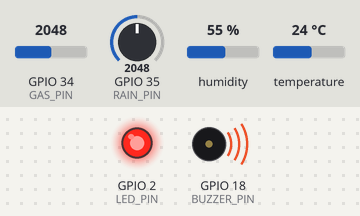
Recording of a sketch running on a simulated ESP32. Shown: output pins drawn as LEDs (lit = HIGH), buzzer (waves = sounding). The inputs (shaded band) are chosen by the test bench; at power-on: GPIO 34 (GAS_PIN) = 2048, temperature 24 °C, GPIO 35 (RAIN_PIN) = 2048, humidity 55 %. WiFi joins after 1.5 s; servers stay silent unless stated; what the sketch prints to the serial monitor is not drawn.

Above: at 3.0 s.
3.1 s: GPIO 34 (GAS_PIN) set to 1959
At 4.2 s:
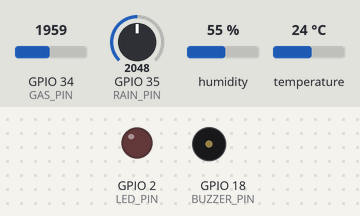
5.3 s: temperature set to 39.3 °C
7.0 s: temperature set to 40.4 °C
At 9.4 s:
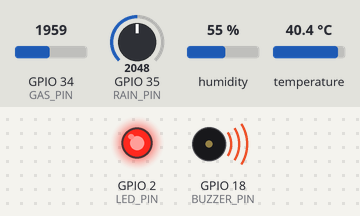
10.4 s: GPIO 35 (RAIN_PIN) set to 2429
11.9 s: GPIO 35 (RAIN_PIN) set to 2535
Timing chart, 0 to 14.9 s (numbered marks = the images above; inputs shaded):
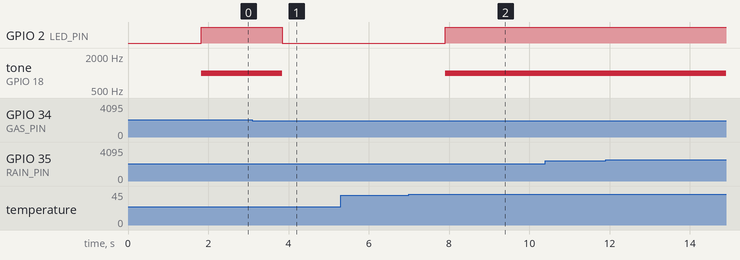

The sketch:

sketch.ino
```cpp
#define BLYNK_TEMPLATE_ID "TMPL3NKb-nHvl"
#define BLYNK_TEMPLATE_NAME "Smart disaster monitoring system"
#define BLYNK_AUTH_TOKEN "Iw40YjdU2JlobkgBjXIMpby8LYO7JuwT"

#include <WiFi.h>
#include <BlynkSimpleEsp32.h>
#include <DHT.h>

#define ssid"Wokwi-GUEST"
#define pass""

// ---------------- Pin Definitions ----------------
#define DHTPIN 4
#define DHTTYPE DHT22

#define GAS_PIN 34
#define RAIN_PIN 35

#define LED_PIN 2
#define BUZZER_PIN 18

// ---------------- Sensor Object ----------------
DHT dht(DHTPIN, DHTTYPE);

// ---------------- Variables ----------------
float temperature = 0;
int gasValue = 0;
int rainValue = 0;

// ---------------- Threshold Values ----------------
const float TEMP_THRESHOLD = 40.0;
const int GAS_THRESHOLD = 2000;
const int RAIN_THRESHOLD = 2500;

// ---------------- Function Prototypes ----------------
void readSensors();
void checkEmergency();
void displayValues();

void setup() {

  Serial.begin(115200);

  dht.begin();
  Blynk.begin(BLYNK_AUTH_TOKEN,ssid,pass);

  pinMode(LED_PIN, OUTPUT);
  pinMode(BUZZER_PIN, OUTPUT);

  digitalWrite(LED_PIN, LOW);
  digitalWrite(BUZZER_PIN, LOW);

  Serial.println("==========================================");
  Serial.println(" Smart Disaster Monitoring System");
  Serial.println(" ESP32 Initialized Successfully");
  Serial.println("==========================================");
}

void loop() {

  Blynk.run();

  readSensors();

  displayValues();

  checkEmergency();

  delay(1000);
}

//--------------------------------------------------

void readSensors() {

  // Read Temperature
  temperature = dht.readTemperature();

  // Read Gas Sensor
  gasValue = analogRead(GAS_PIN);

  // Read Rain Sensor
  rainValue = analogRead(RAIN_PIN);

}

//--------------------------------------------------

void displayValues() {

  Serial.println("----------------------------------");

  Serial.print("Temperature : ");
  Serial.print(temperature);
  Serial.println(" °C");

  Serial.print("Gas Value   : ");
  Serial.println(gasValue);

  Serial.print("Rain Value  : ");
  Serial.println(rainValue);

  Blynk.virtualWrite(V0, temperature);
  Blynk.virtualWrite(V1, gasValue);
  Blynk.virtualWrite(V2, rainValue);

  Serial.println("----------------------------------");

}

//--------------------------------------------------

void checkEmergency() {

  bool emergency = false;

  // Fire Detection
  if (temperature >= TEMP_THRESHOLD) {
    Serial.println("🔥 FIRE ALERT!");
    Blynk.virtualWrite(V3, "FIRE ALERT");
    Blynk.logEvent("fire_alert");
    emergency = true;
  }

  // Gas Leak Detection
  if (gasValue >= GAS_THRESHOLD) {
    Serial.println("☣ GAS LEAK ALERT!");
    Blynk.virtualWrite(V3, "GAS LEAK ALERT");
    Blynk.logEvent("gas_alert");
    emergency = true;
  }

  // Heavy Rain Detection
  if (rainValue >= RAIN_THRESHOLD) {
    Serial.println("🌧 HEAVY RAIN ALERT!");
    Blynk.virtualWrite(V3, "HEAVY RAIN ALERT");
    Blynk.logEvent("rain_alert");
    emergency = true;
  }

  if (emergency) {
    digitalWrite(LED_PIN, HIGH);
    tone(BUZZER_PIN, 1000);
  }
  else {
    digitalWrite(LED_PIN, LOW);
    noTone(BUZZER_PIN);
    Serial.println("SYSTEM STATUS : SAFE");
    Serial.println("All sensor readings are within normal limits.");

    Blynk.virtualWrite(V3, "SAFE");

  }

}
```

Measured:
- the behaviour switches between 2000 and 1999 on GPIO 34 (GAS_PIN) (found by bisection; images 0 and 1)
- the behaviour switches between 39.9 and 40 °C on temperature (found by bisection; images 1 and 2)
- after the input at 3.1 s, GPIO 2 (LED_PIN): HIGH → LOW after 0.75 s; tone on GPIO 18 (BUZZER_PIN): 1000 Hz → silent after 0.75 s
- after the input at 5.3 s, every drawn part: stays the same
- after the input at 7.0 s, GPIO 2 (LED_PIN): LOW → HIGH after 0.91 s; tone on GPIO 18 (BUZZER_PIN): silent → 1000 Hz after 0.91 s
- after the input at 10.4 s, every drawn part: stays the same
- after the input at 11.9 s, every drawn part: stays the same
